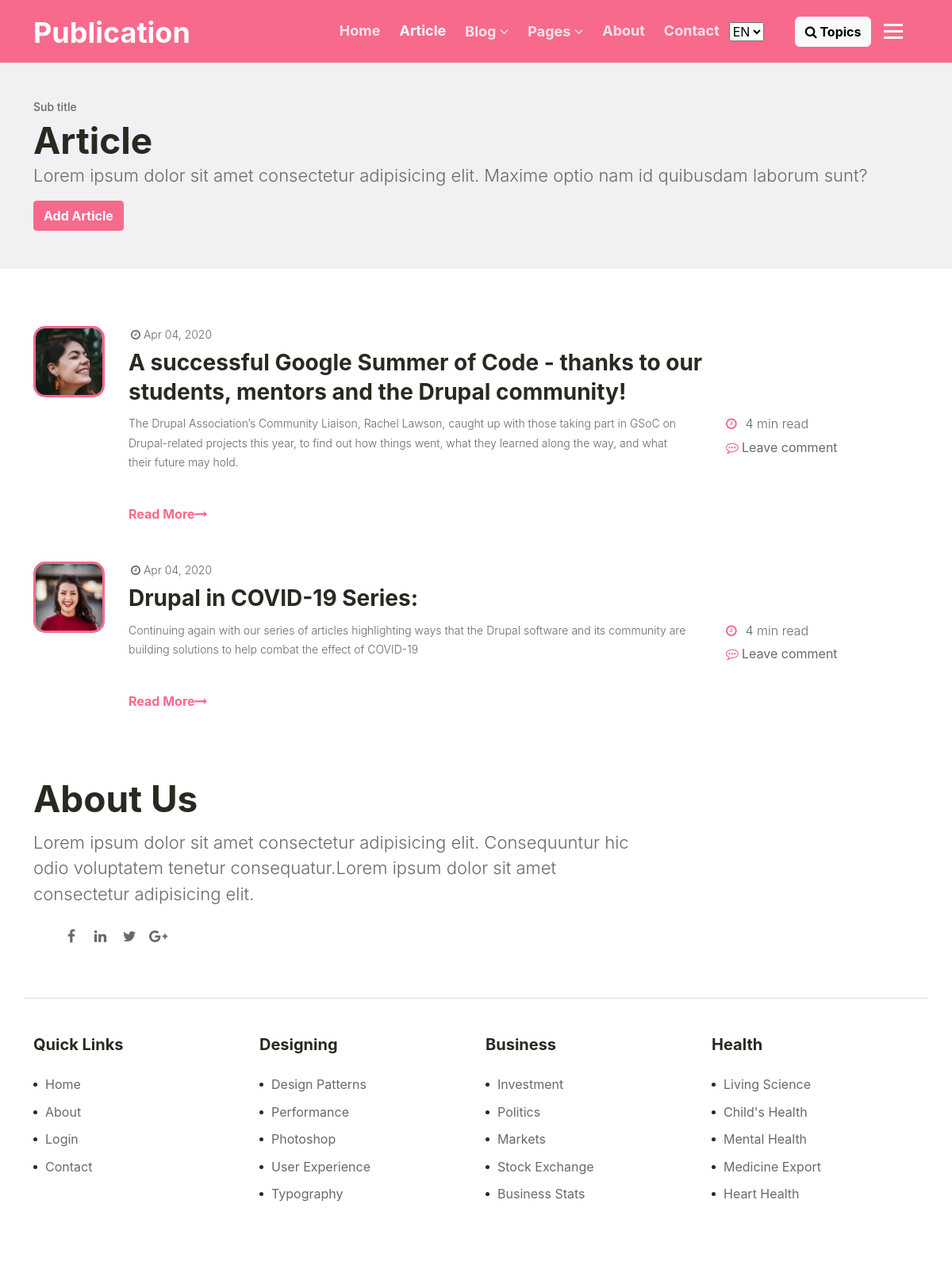
/components/articles?language=en, run on the app's committed database.
### tables this page shows
CREATE TABLE `article` (
  `lang_id` int(30) NOT NULL,
  `article_id` int(30) NOT NULL,
  `langCode` varchar(20) NOT NULL,
  `langTitle` varchar(255) NOT NULL,
  `langDesc` varchar(255) NOT NULL,
  `langContent` varchar(255) NOT NULL,
  `author` varchar(100) NOT NULL,
  `profileImage` varchar(255) NOT NULL
);

### language.php (called while the page is built, shortened)
<?php
$header = array(
    'en' => array('Home', 'Article', 'Blog', 'Pages', 'About', 'Contact', 'Quick Links', 'Login', 'Logout', 'Dashboard', 'Topics', 'Signup', 'featured post', 'single post'),
    'hi' => array('होम', 'आर्टइकल्', 'ब्लोग्', 'पगेस्', 'आबउट', 'कौन्टैकट', 'त्वरित सम्पक', 'लॉग इन करें', 'लॉग आउट', 'डैशबोर्ड', 'विषय', 'साइन अप करें', 'प्रमुख पोस्ट', 'एक पोस्ट'),
);
$terms = array(
    'en' => array('Leave Comment', 'Read More', "Add Article", "Add / View Banner"),
    'hi' => array('टिप्पणी दें', 'अधिक पढ़ें', 'लेख जोड़ें', 'बैनर जोड़ें / देखें'),
);

### components/articles.php (the view, shortened to what this page needs)
<?php
require_once("../includes/config.php");
include("../language.php");
?>
<!DOCTYPE html>
<htmtl lang="en">
    <head>
        <link rel="stylesheet" href="https://cdnjs.cloudflare.com/ajax/libs/font-awesome/4.7.0/css/font-awesome.min.css">
        <link rel="stylesheet" href="https://maxcdn.bootstrapcdn.com/bootstrap/4.5.2/css/bootstrap.min.css">
        <link rel="stylesheet" href="/assets/sass/utilities/main.css">
    </head>
    <body>
        <?php include("../layouts/header.php"); ?>
        <section class="w3l-breadcrumb py-5">
            <div class="container">
                <h6 class="sub-title">Sub title</h6>
                <div class="header-section">
                    <h3><?php echo $header[$language][1] ?></h3>
                    <p>Lorem ipsum dolor sit amet consectetur adipisicing elit. Maxime optio nam id quibusdam laborum sunt?</p>
                    <a href="../add-blog-article" class="btn btn-primary theme-button">Add Article</a>
                </div>
            </div>
        </section>
        <section class="w3l-articles">
            <div class="container py-lg-3">
                <?php
                try {
                    $stmt = $db->query("SELECT * FROM article WHERE langCode = '$language' ORDER BY lang_id  DESC");
                    while ($row = $stmt->fetch()) {
                ?>
                        <article class="mt-5">
                            <div class="row align-items-center pt-md-0 pt-4">
                                <div class="col-md-12">
                                    <div class="slider-info">
                                        <div class="img-circle">
                                            <a href="blog-single.html"><img src="<?php echo $row['profileImage']; ?>" class="img-fluid" alt="article image"></a>
                                        </div>
                                        <div class="message">
                                            <ul class="blog-single-author-date d-flex align-items-center">
                                                <li><span class="fa fa-clock-o" aria-hidden="true"></span> Apr 04, 2020</li>
                                            </ul>
                                            <a class="author-book-title" href="blog-single.html"><?php echo $row['langTitle']; ?></a>
                                            <div class="row">
                                                <div class="col-md-9 pr-md-5 order-md-1 order-2">
                                                    <p><?php echo $row['langDesc']; ?></p>
                                                    <?php echo '<a href="../blog-single/' . $row['lang_id'] . '" class="read-button mt-4 d-inline-block">' . $terms[$language][1] . '<span class="fa fa-long-arrow-right" aria-hidden="true"></span></a>'; ?>
                                                </div>
                                                <div class="col-md-3 article-right order-md-2 order-1 pl-md-0">
                                                    <p><span class="fa fa-clock-o" aria-hidden="true"></span> 4 min read</p>
                                                    <a href="./comment.php">
                                                        <span class="fa fa-commenting-o" aria-hidden="true"></span>Leave comment
                                                    </a>
                                                </div>
                                            </div>
                                        </div>
                                    </div>
                                </div>
                            </div>
                        </article>
                <?php
                    }
                } catch (PDOException $e) {
                    echo $e->getMessage();
                }
                ?>
            </div>
        </section>
        <?php include("../layouts/footer.php"); ?>
    </body>
    </html>

### data on the page
article: profileImage (picture), langTitle "A successful Google Summer of Code - thanks to our students, mentors and the Drupal community!", langDesc "The Drupal Association’s Community Liaison, Rachel Lawson, caught up with those taking part in GSoC on Drupal-related projects this year, to find out how things went, what they learned along the way, and what their future may hold."
article: profileImage (picture), langTitle "Drupal in COVID-19 Series:", langDesc "Continuing again with our series of articles highlighting ways that the Drupal software and its community are building solutions to help combat the effect of COVID-19"

### other printed values
$header[$language][0] "Home"
$header[$language][1] "Article"
$header[$language][2] "Blog"
$header[$language][3] "Pages"
$header[$language][4] "About"
$header[$language][5] "Contact"
$header[$language][10] "Topics"
